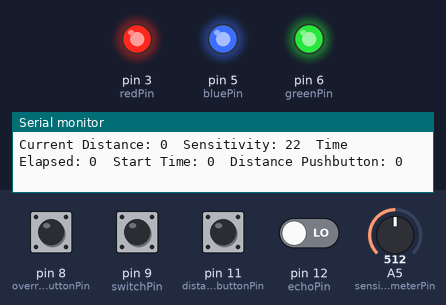
This sketch was run on a simulated Arduino Uno, built with avr-gcc and run on an emulated ATmega328P. Shown: output pins drawn as LEDs (lit = HIGH), the last lines printed to the serial monitor. The test bench sets the inputs (shaded band); at power-on: pin 9 (switchPin) HIGH, pin 8 (overridePushbuttonPin), pin 11 (distancePushbuttonPin), pin 12 (echoPin) LOW, A5 (sensitivityPotentiometerPin) = 512. Pins used as bus, display or sensor lines are not drawn.

Above: at 0.1 s.
At 20.4 s:
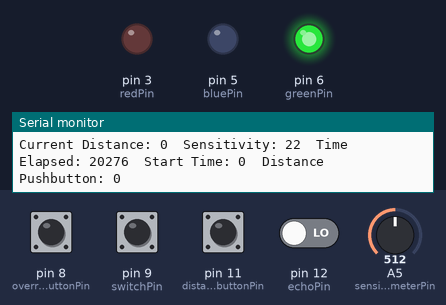
Timing chart, 0 to 21.9 s (numbered marks = the images above):
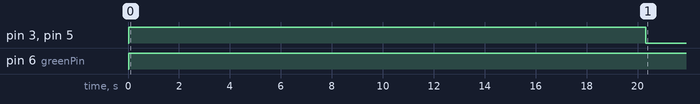

The sketch:

FinalStudyBuddySketch.ino
```cpp
// Define study time, break time, and the start time, pushbuttons and switch states, and the restart variable.
 unsigned long studyTime = 15000; // 100 seconds of studying.
 unsigned long breakTime = 20000; // 10 seconds break time.
 unsigned long startTime = 0;
 int switchState, overridePushbuttonState, distancePushbuttonState;
 bool restart = false;

// Define the pins.
 const int switchPin = 9;
 const int redPin = 3;
 const int bluePin = 5;
 const int greenPin = 6;
 const int overridePushbuttonPin = 8;
 const int distancePushbuttonPin = 11;
 const int sensitivityPotentiometerPin = A5;


// Define the threshold distance in centimeters, and other distance tracking variables.
 int setDistance = 50;
 int closeThreshold = 20;
 int sensorValue;
 const int triggerPin = 13;
 const int echoPin = 12;
 unsigned long duration;
 unsigned int distance;
 unsigned int averageDistance;
 unsigned int sumDistances = 0;
 const int minValue = 5;
 const int maxValue = 40;
 const int AverageDistanceAccuracy = 20; // How many distances are taken into an average, which also means the time it takes.

//Declare functions.
 unsigned int measureDistance();
 void greenLed();
 void whiteLed();
 void redLed();
 void yellowLed();
 void offLed();
 int customAbs(int difference);
 void PrintGeneralInformation();
 unsigned int AverageDistance();
 void ReadValues();


void setup() {

  // Set up all the pinModes and the Serial Monitor.
  Serial.begin(9600);
  pinMode(switchPin, INPUT);
  pinMode(overridePushbuttonPin, INPUT);
  pinMode(distancePushbuttonPin, INPUT);
  pinMode(redPin, OUTPUT);
  pinMode(greenPin, OUTPUT);
  pinMode(bluePin, OUTPUT);
  pinMode(triggerPin, OUTPUT);
  pinMode(echoPin, INPUT);
  pinMode(sensitivityPotentiometerPin, INPUT);

}

void loop() {

  ReadValues();

  if (switchState) {

    PrintGeneralInformation();
    ReadValues();

    // If restart is true. That means we switched the device off. The new startTime should be the current time, and change reset back to false.
    if (restart) {
      startTime = millis();
      restart = false;
    }

    whiteLed();

    if (distancePushbuttonState) {

      // If distancePushbutton is pressed, make the LED yellow, set restart to true, and save the distance they're at into averageDistance.
      yellowLed();
      restart = true;
      setDistance = AverageDistance();

      // Error Checking.
    Serial.print("DISTANCE RESET.  ");
    Serial.print("New Set Distance: ");
    Serial.print(setDistance);
    Serial.println("");

    distancePushbuttonState = 0; // Resets the distancePushbuttonState to 0. DO NOT DELETE THIS LINE.

    }


    // If time passed is more than the study time.
    if (millis() - startTime >= studyTime) {

      // While time passed has not exceeded the break time.
      while (millis() - startTime <= studyTime + breakTime) {

        greenLed();
        ReadValues();

        // If pushbutton has been pressed or the switch is off, exit out of the break loop.
        if (overridePushbuttonState || !switchState) {
          Serial.println("Override Break PRESSED. ");
          break;
        }
        // End of break loop.
      }
      // Set the start time to current time after we exit break loop.
      startTime = millis();
    }

    AverageDistance();
    ReadValues();


  // If the distance is close or equal to the threshold, and it isn't a break, and switch is on.

   while (customAbs(averageDistance - setDistance) >= closeThreshold && switchState && !(millis() - startTime >= studyTime) && !distancePushbuttonState) {

    // Make the LED red, remeasure distance, and check states.
     redLed();
     AverageDistance();
     ReadValues();

    PrintGeneralInformation();

  }


// End of if switch is open.
  }

// If the switch isn't open.
  else {
    offLed();
    restart = true;
  }


}


// Function Definitions:


unsigned int measureDistance() {

  digitalWrite(triggerPin, LOW);
  delay(2);
  digitalWrite(triggerPin, HIGH);
  delay(10);
  digitalWrite(triggerPin, LOW);
  duration = pulseIn(echoPin, HIGH);
  distance = duration * 0.034 / 2;
  return distance;

}

unsigned int AverageDistance() {

  for (int i = 0; i < AverageDistanceAccuracy; i += 1) {sumDistances += measureDistance(); ReadValues();}  // Measure distance x times.

    averageDistance = sumDistances / AverageDistanceAccuracy; // Average distance is the sum of those distances / x.
    sumDistances = 0;
    return averageDistance;

}


void ReadValues() {
  // Read Switch State and Override Pushbutton State.
  switchState = digitalRead(switchPin);
  overridePushbuttonState = digitalRead(overridePushbuttonPin);

  // Set the distancePushbuttonState to 1 if it was pressed, which will stay 1 until we reset it again to 0.
  if (digitalRead(distancePushbuttonPin)) {distancePushbuttonState = 1;}

  // Read analog value from potentiometer, and then map it to a threshold between min and max.
  sensorValue = analogRead(sensitivityPotentiometerPin);
  closeThreshold = map(sensorValue, 0, 1023, minValue, maxValue);


}

void redLed() {

  analogWrite(redPin, 255);
  analogWrite(greenPin, 0);
  analogWrite(bluePin, 0);
}


void whiteLed() {

  analogWrite(redPin, 255);
  analogWrite(greenPin, 255);
  analogWrite(bluePin, 255);
}


void greenLed() {

  analogWrite(redPin, 0);
  analogWrite(greenPin, 255);
  analogWrite(bluePin, 0);
}

void offLed() {

  analogWrite(redPin, 0);
  analogWrite(greenPin, 0);
  analogWrite(bluePin, 0);
}


void yellowLed() {

  analogWrite(redPin, 255);
  analogWrite(greenPin, 200);
  analogWrite(bluePin, 0);
}

int customAbs(int difference) {

  if (difference < 0) {
    difference = -difference;
  }
  return difference;
}

void PrintGeneralInformation () {

  Serial.print("Current Distance: ");
  Serial.print(averageDistance);
  Serial.print("  Sensitivity: ");
  Serial.print(closeThreshold);
  Serial.print("  Time Elapsed: ");
  Serial.print(millis());
  Serial.print("  Start Time: ");
  Serial.print(startTime);
  Serial.print("  Distance Pushbutton: ");
  Serial.print(distancePushbuttonState);
  Serial.println("");

}


/*

Test Cases:

Override Break Works.
Reset distance works while Led is White and Red.
Sensitivity Works while Led is White and Red.
Time Tracking works fine.

*/
```

Measured:
- by itself, pin 3 (redPin), pin 5 (bluePin): LOW → HIGH at 0.03 s, → LOW 20.3 s later
- by itself, pin 6 (greenPin): LOW → HIGH at 0.03 s
